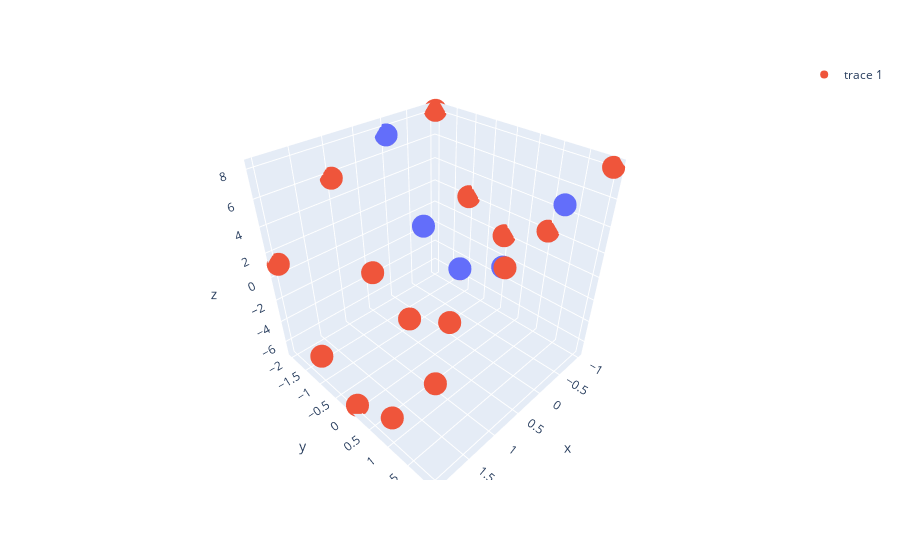

Notebook code for this chart:
### Code cell
x, y, z, p = read_xypzdata("data/tmp44")

# def func(x, y):
#     return 2 * y ** 2 - np.exp(x) + 0.5


def t(x):
    return[np.exp(xp) for xp in x]

tarr = t(x)

def I(x, y, z, p, f):
    return sum([p[i]*(f(x[i], y[i]) - z[i])**2 for i in range(len(x))])

func, coeffs = LeastSquare2D(tarr, y, z, p, 2)
print(coeffs)
print(I(tarr, y, z, p, func))

# x_pred = np.linspace(min(x), max(x), 40)
# y_pred = np.linspace(min(y), max(y), 40)
# z_graph = [[func(xi, yi) for xi in x]for yi in y]
z_graph = [func(tarr[i], y[i]) for i in range(len(x))]

fig = px.scatter_3d(x=x, y=y, z=z)
fig.add_trace(go.Scatter3d(x=x, y=y, z=z_graph, mode="markers"))
fig.show()

### Figure 1 — Plotly figure (JSON) as saved in the notebook; plotly's stock layout.template omitted (floating-point values rounded to 4 significant figures)
{"data": [{"hovertemplate": "x=%{x}<br>y=%{y}<br>z=%{z}<extra></extra>", "legendgroup": "", "marker": {"color": "#636efa", "symbol": "circle"}, "mode": "markers", "name": "", "scene": "scene", "showlegend": false, "type": "scatter3d", "x": [-1, 0, 1, 2, -1, 0, 1, 2, -1, 0, 1, 2, -1, 0, 1, 2, -1, 0, 1, 2], "y": [-2, -2, -2, -2, -1, -1, -1, -1, 0, 0, 0, 0, 1, 1, 1, 1, 2, 2, 2, 2], "z": [8.13, 7.5, 5.78, 1.11, 2.13, 1.5, -0.22, -4.89, 0.13, -0.5, -2.22, -6.89, 2.13, 1.5, -0.22, -4.89, 8.13, 7.5, 5.78, 1.11]}, {"mode": "markers", "type": "scatter3d", "x": [-1, 0, 1, 2, -1, 0, 1, 2, -1, 0, 1, 2, -1, 0, 1, 2, -1, 0, 1, 2], "y": [-2, -2, -2, -2, -1, -1, -1, -1, 0, 0, 0, 0, 1, 1, 1, 1, 2, 2, 2, 2], "z": [8.131, 7.499, 5.781, 1.11, 2.131, 1.499, -0.2195, -4.89, 0.1307, -0.5014, -2.22, -6.89, 2.131, 1.499, -0.2195, -4.89, 8.131, 7.499, 5.781, 1.11]}], "layout": {"legend": {"tracegroupgap": 0}, "margin": {"t": 60}, "scene": {"domain": {"x": [0, 1], "y": [0, 1]}, "xaxis": {"title": {"text": "x"}}, "yaxis": {"title": {"text": "y"}}, "zaxis": {"title": {"text": "z"}}}}}
